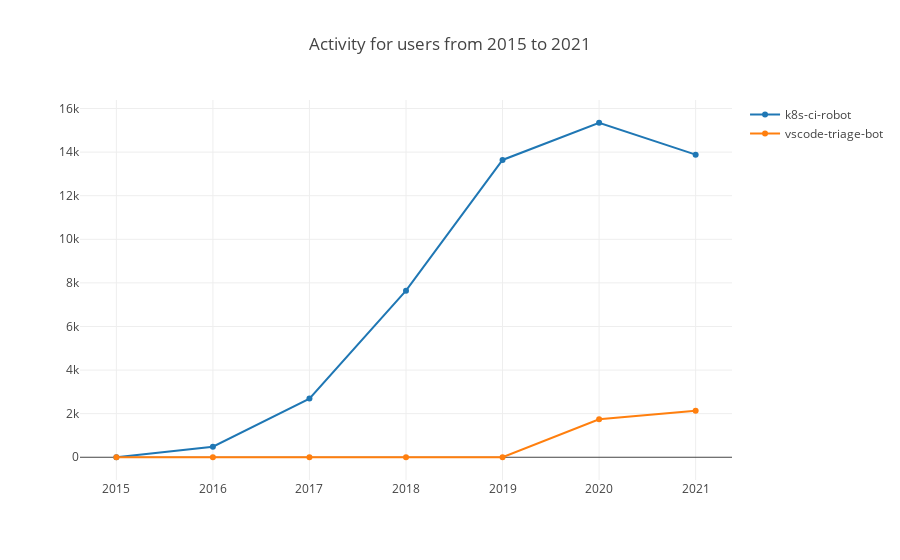

Notebook cell for this chart:
### Markdown cell above
- getUserActivity

This function will return the user activity with the config param.

Here is an example of k8s-ci-robot and vscode-triage-bot by year from 2015 to 2021.

### Code cell
var startYear = 2015, startMonth = 1, endYear = 2021, endMonth = 12, x = [];
for (let y = startYear; y <= endYear; y++) x.push(`${y}`);
openDigger.index.activity.getUserActivity({userLogins: ['k8s-ci-robot', 'vscode-triage-bot'], startYear, startMonth, endYear, endMonth, groupTimeRange: 'year'}).then(data => {
    openDigger.render.plotly(data.map(row => {
        return { x, y: row.activity, mode: 'scatter', name: row.user_login };
    }), {title: `Activity for users from ${startYear} to ${endYear}`, xaxis: {type: 'category'}});
});

### Figure 1 — Plotly figure (JSON) as saved in the notebook; plotly's stock layout.template omitted (floating-point values rounded to 4 significant figures)
{"data": [{"mode": "scatter", "name": "k8s-ci-robot", "x": ["2015", "2016", "2017", "2018", "2019", "2020", "2021"], "y": [0, 484.4, 2692, 7642.0, 13640.0, 15350.0, 13880.0]}, {"mode": "scatter", "name": "vscode-triage-bot", "x": ["2015", "2016", "2017", "2018", "2019", "2020", "2021"], "y": [0, 0, 0, 0, 0, 1740.0, 2131.0]}], "layout": {"autosize": true, "title": {"text": "Activity for users from 2015 to 2021"}, "xaxis": {"autorange": true, "range": [-0.3589, 6.359], "type": "category"}, "yaxis": {"autorange": true, "range": [-1266.0, 16610.0], "type": "linear"}}}
